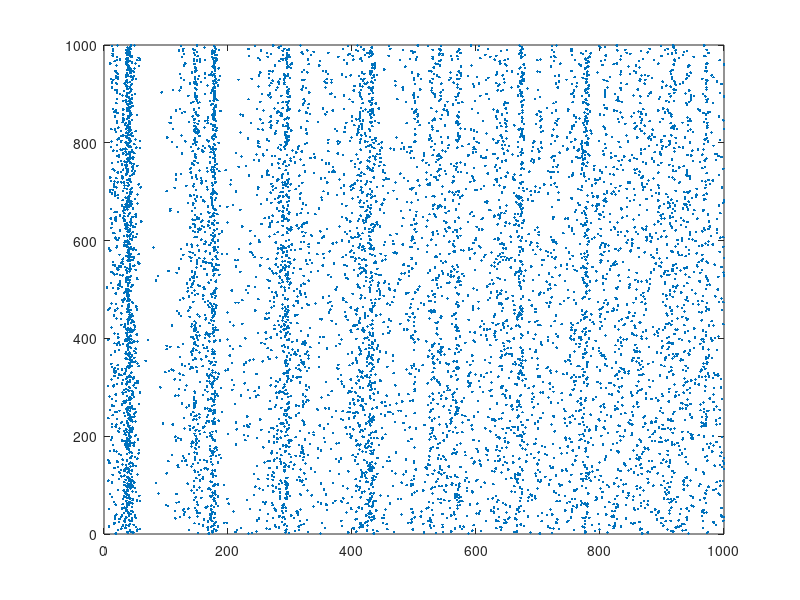

MATLAB code for this plot:
% Created by Eugene M. Izhikevich, February 25, 2003
% Excitatory neurons    Inhibitory neurons
Ne=800;                 Ni=200;
re=rand(Ne,1);          ri=rand(Ni,1);
a=[0.02*ones(Ne,1);     0.02+0.08*ri];
b=[0.2*ones(Ne,1);      0.25-0.05*ri];
c=[-65+15*re.^2;        -65*ones(Ni,1)];
d=[8-6*re.^2;           2*ones(Ni,1)];
S=[0.5*rand(Ne+Ni,Ne),  -rand(Ne+Ni,Ni)];

v=-65*ones(Ne+Ni,1);    % Initial values of v
u=b.*v;                 % Initial values of u
firings=[];             % spike timings

for t=1:1000            % simulation of 1000 ms
  I=[5*randn(Ne,1);2*randn(Ni,1)]; % thalamic input
  fired=find(v>=30);    % indices of spikes
  firings=[firings; t+0*fired,fired];
  v(fired)=c(fired);
  u(fired)=u(fired)+d(fired);
  I=I+sum(S(:,fired),2);
  v=v+0.5*(0.04*v.^2+5*v+140-u+I); % step 0.5 ms
  v=v+0.5*(0.04*v.^2+5*v+140-u+I); % for numerical
  u=u+a.*(b.*v-u);                 % stability
end;
plot(firings(:,1),firings(:,2),'.');
